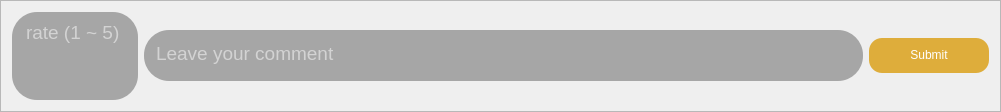
         <widget class="QFrame" name="frm1_AddFeedback_1_7">
          <property name="geometry">
           <rect>
            <x>100</x>
            <y>505</y>
            <width>1001</width>
            <height>71</height>
           </rect>
          </property>
          <property name="frameShape">
           <enum>QFrame::StyledPanel</enum>
          </property>
          <property name="frameShadow">
           <enum>QFrame::Raised</enum>
          </property>
          <layout class="QHBoxLayout" name="horizontalLayout_13">
           <item>
            <widget class="QTextEdit" name="txtEdit_frm1_Rate_1_7">
             <property name="maximumSize">
              <size>
               <width>130</width>
               <height>16777215</height>
              </size>
             </property>
             <property name="font">
              <font>
               <pointsize>14</pointsize>
              </font>
             </property>
             <property name="cursor" stdset="0">
              <cursorShape>IBeamCursor</cursorShape>
             </property>
             <property name="styleSheet">
              <string notr="true">*{
 background-color: #a6a6a6;
  color: #ffffff;
  border-radius: 25px;
  padding: 5 0 0 10px;
 }</string>
             </property>
             <property name="placeholderText">
              <string>rate (1 ~ 5)</string>
             </property>
            </widget>
           </item>
           <item>
            <widget class="QLineEdit" name="lineEdit_frm1_comment_1_7">
             <property name="minimumSize">
              <size>
               <width>719</width>
               <height>51</height>
              </size>
             </property>
             <property name="font">
              <font>
               <pointsize>14</pointsize>
              </font>
             </property>
             <property name="styleSheet">
              <string notr="true">*{
 background-color: #a6a6a6;
  color: #ffffff;
  border-radius: 25px;
  padding: 0 0 5px 10px;
 }</string>
             </property>
             <property name="placeholderText">
              <string>Leave your comment</string>
             </property>
            </widget>
           </item>
           <item>
            <widget class="QPushButton" name="btn_Submit_1_7">
             <property name="minimumSize">
              <size>
               <width>120</width>
               <height>35</height>
              </size>
             </property>
             <property name="cursor">
              <cursorShape>PointingHandCursor</cursorShape>
             </property>
             <property name="styleSheet">
              <string notr="true">*{
 background-color: #dead3b;
  color: #ffffff;
  font: 700 14pt &quot;Segoe UI&quot;;
  border-radius: 13px;
 padding: 0 0 2 0 px;
 }</string>
             </property>
             <property name="text">
              <string>Submit</string>
             </property>
            </widget>
           </item>
          </layout>
         </widget>
